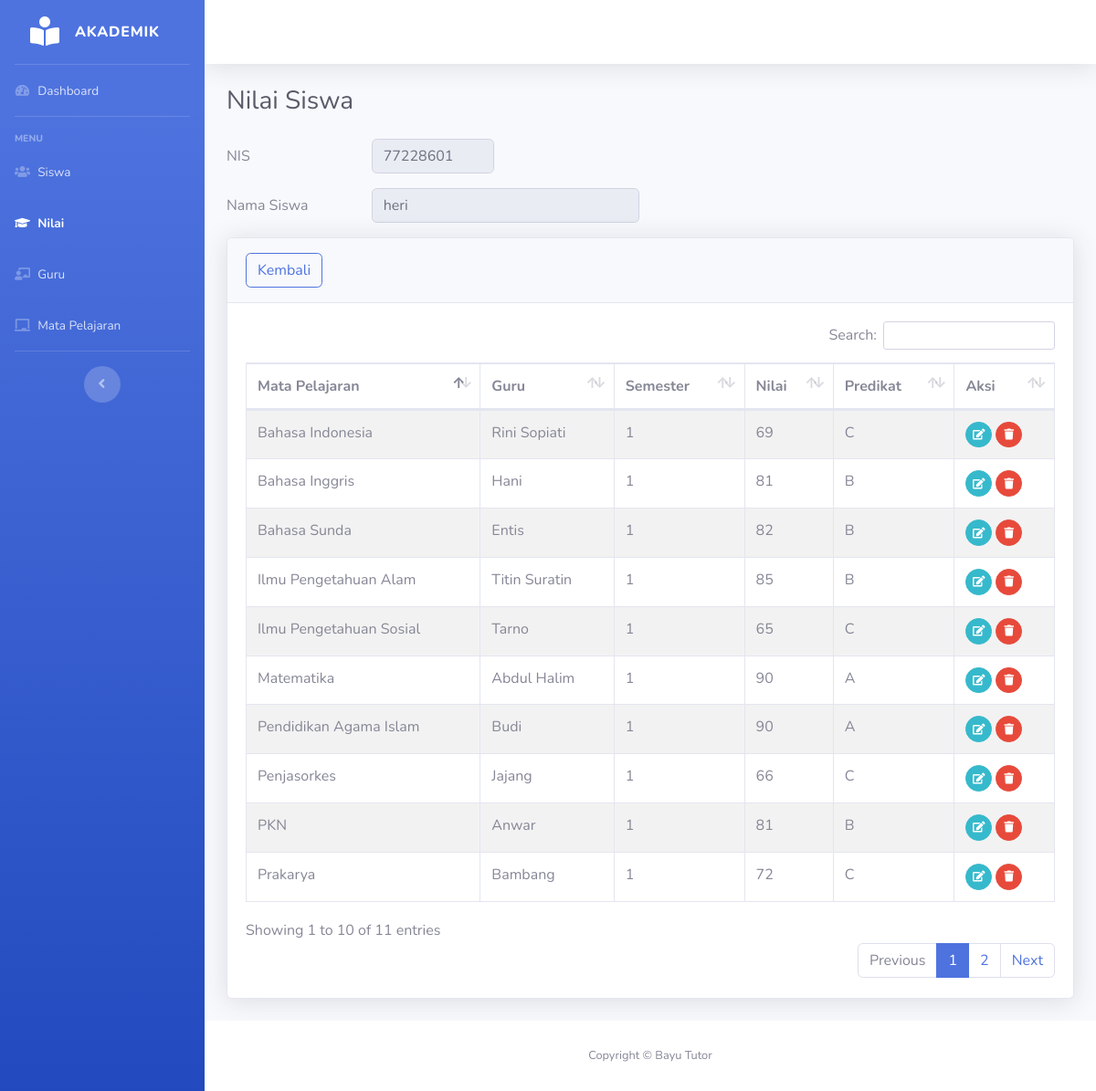
Before: /Aplikasi-Raport-Sederhana/nilai/tampil-nilai.php?nis=77228601 with the older database file.
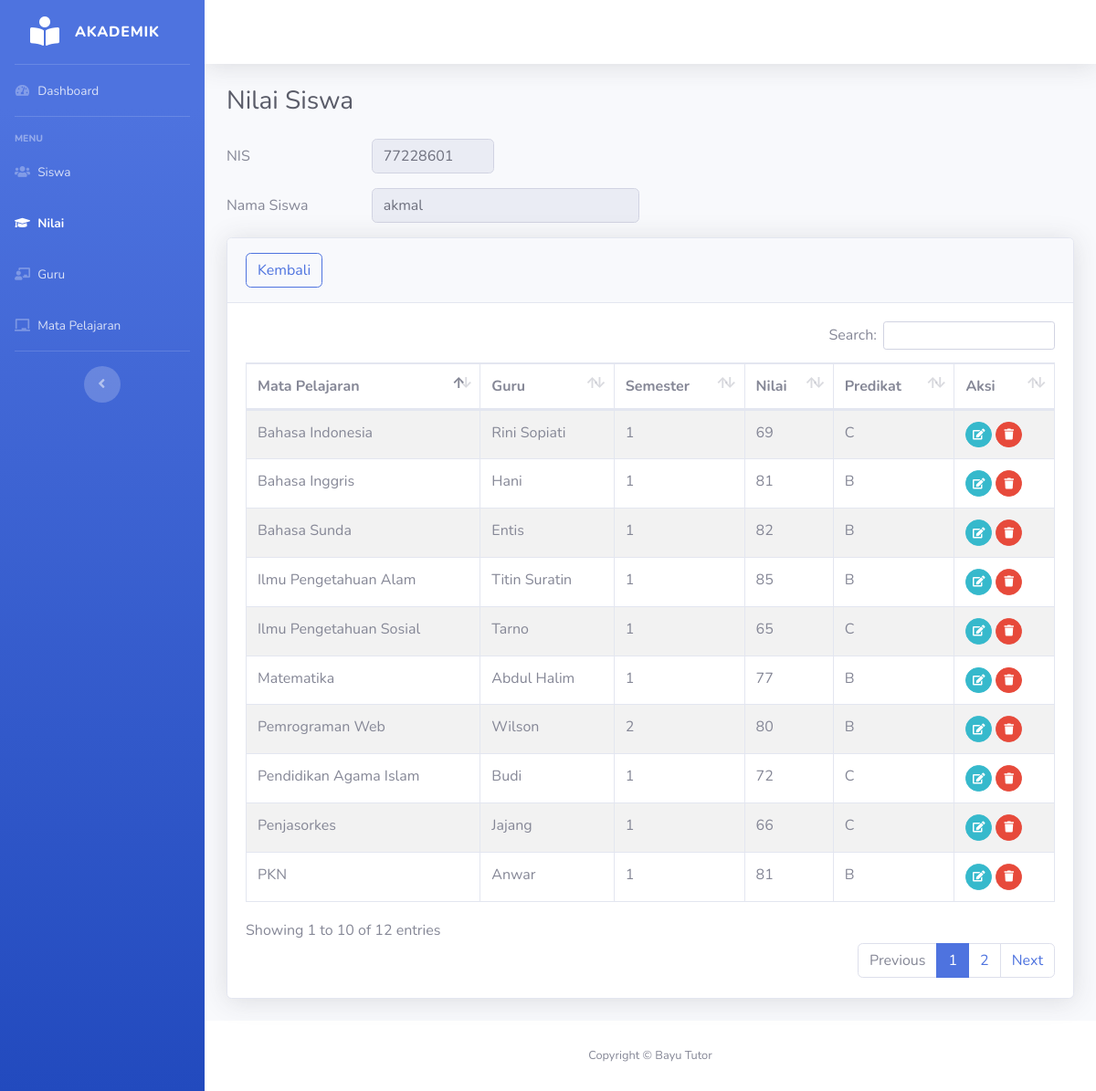
After: the same page with the newer database file.
### tables this page shows
CREATE TABLE `siswa` (
  `nis` varchar(8) NOT NULL,
  `nama` varchar(30) NOT NULL,
  `alamat` varchar(30) DEFAULT NULL,
  `kelas` enum('VII','VIII','IX') NOT NULL,
  `tanggal_lahir` date DEFAULT NULL,
  `jenis_kelamin` enum('L','P') DEFAULT NULL,
  `agama` enum('ISLAM','PROTESTAN','KATHOLIK','HINDU','BUDHA','KONGHUCU','LAINNYA') DEFAULT NULL,
  `orang_tua` varchar(30) DEFAULT NULL,
  `asal_sekolah` varchar(50) NOT NULL
);

CREATE TABLE `nilai` (
  `nis` varchar(8) NOT NULL,
  `kd_mp` int(11) NOT NULL,
  `semester` enum('1','2') DEFAULT NULL,
  `nilai` int(3) DEFAULT NULL,
  `predikat` char(1) DEFAULT NULL
);

CREATE TABLE `mata_pelajaran` (
  `kd_mp` int(11) NOT NULL,
  `nama_mp` varchar(30) DEFAULT NULL
);

CREATE TABLE `guru` (
  `nip` varchar(18) NOT NULL,
  `kd_mp` int(11) DEFAULT NULL,
  `nama_guru` varchar(30) DEFAULT NULL,
  `alamat` varchar(30) DEFAULT NULL,
  `jenis_kelamin` enum('L','P') DEFAULT NULL,
  `agama` enum('ISLAM','PROTESTAN','KATHOLIK','HINDU','BUDHA','KONGHUCU','LAINNYA') DEFAULT NULL
);

### Aplikasi-Raport-Sederhana/functions.php (called while the page is built, shortened)
<?php
function ambilsatubaris($conn, $query)
{
    $db = mysqli_query($conn, $query);
    return mysqli_fetch_assoc($db);
}
	?>

### Aplikasi-Raport-Sederhana/nilai/tampil-nilai.php (the view, shortened to what this page needs)
<?php
include_once("../functions.php");
$title = 'nilai';
if (isset($_GET['nis'])) {
    $nis = $_GET['nis'];
$query = "SELECT siswa.nis, siswa.nama FROM siswa WHERE nis='$nis'";
$tampil = ambilsatubaris($con, $query);
}
?>
<!DOCTYPE html>
<html><head><title>Nilai Siswa</title>
<link href="../assets/vendor/fontawesome-free/css/all.min.css" rel="stylesheet" type="text/css">
<link href="../assets/css/sb-admin-2.min.css" rel="stylesheet">
  <link href="../assets/vendor/datatables/dataTables.bootstrap4.min.css" rel="stylesheet">
<link rel="stylesheet" href="https://cdn.datatables.net/buttons/2.2.3/css/buttons.dataTables.min.css">
</head>
<body id="page-top">
     <div id="wrapper">
       <?php include_once("../layout/sidebar.php") ?>
        <div id="content-wrapper" class="d-flex flex-column">
            <div id="content">
            <?php include_once("../layout/topbar.php") ?>
                <div class="container-fluid">
                    <h1 class="h3 mb-4 text-gray-800">Nilai Siswa</h1>
                    <div class="row mb-3 ">
                    <label class="col-sm-2 col-form-label">NIS</label>
                    <div class="col-sm-2">
                    <input type="text" class="form-control" value="<?= $tampil['nis']  ?>" readonly>
                    </div>
                    </div>
                    <div class="row mb-3">
                    <label class="col-sm-2 col-form-label">Nama Siswa</label>
                    <div class="col-sm-4">
                    <input type="text" class="form-control" value="<?= $tampil['nama'] ?>" readonly>
                    </div>
                    </div>
                    <div class="card shadow mb-4">
                        <div class="card-header py-3">
                            <a href="javascript:void(0)" onclick="window.history.back();" ><button type="button" class="btn btn-outline-primary rounded">Kembali</button></a>
                        </div>
                        <div class="card-body">
<?php
$db=dbConnect();
if($db->connect_errno==0){
	$sql="SELECT siswa.nis, nilai.kd_mp, nama_mp, nama_guru, semester,nilai, predikat FROM nilai, mata_pelajaran, siswa, guru
                            WHERE nilai.kd_mp = mata_pelajaran.kd_mp
                            AND mata_pelajaran.kd_mp = guru.kd_mp
                            AND siswa.nis = $nis AND  nilai.nis = $nis";
	$res=$db->query($sql);
	if($res){
		?>
        <div class="table-responsive">
             <table class="table table-bordered table-striped" id="dataTable" width="100%" cellspacing="0">
        <thead>
		<tr><th>Mata Pelajaran</th>
            <th>Guru</th>
            <th>Semester</th>
            <th>Nilai</th>
            <th>Predikat</th>
            <th>Aksi</th>
			</tr></thead>
		<tbody>
		 <?php
            $data = $res->fetch_all(MYSQLI_ASSOC);
            foreach($data as $row){
            ?>
            <tr>
                <td><?= $row['nama_mp']; ?></td>
                <td><?= $row['nama_guru'] ?></td>
                <td><?= $row['semester']?></td>
                <td><?= $row['nilai']; ?></td>
                <td><?= $row['predikat']; ?></td>
                <td>
                    <a href="nilai-edit.php?nis=<?= $row['nis'];?>&kd_mp=<?=$row['kd_mp'];?>" class="btn btn-info btn-circle btn-sm">
                    <i class="fas fa-edit"></i>
                    </a>
                    <a href="nilai-hapus.php?nis=<?= $row['nis'];?>&kd_mp=<?=$row['kd_mp'];?>" class="btn btn-danger btn-circle btn-sm hapus">
                    <i class="fas fa-trash"></i>
                    </a>
                </td>
            </tr>
                <?php
        }
        ?>
		</tbody>
		</table>
		<?php
	}else
		echo "Gagal Eksekusi SQL".(DEVELOPMENT?" : ".$db->error:"")."<br>";
}
else
	echo "Gagal koneksi".(DEVELOPMENT?" : ".$db->connect_error:"")."<br>";
?>
      </div>
                        </div>
                </div>
            </div>
            <?php include_once("../layout/footer.php") ?>
        </div>
        </div>
</body>
</html>

### Aplikasi-Raport-Sederhana/layout/sidebar.php
<ul class="navbar-nav bg-gradient-primary sidebar sidebar-dark accordion" id="accordionSidebar">
    <a class="sidebar-brand d-flex align-items-center justify-content-center" href="../../../index.html">
        <div class="sidebar-brand-icon ">
            <i class="fas fa-book-reader"></i>
        </div>
        <div class="sidebar-brand-text mx-3">Akademik</div>
    </a>
    <hr class="sidebar-divider my-0">
    <li class="nav-item <?php if($title == 'dashboard') echo "active" ?>">
        <a class="nav-link" href="../index.php">
            <i class="fas fa-fw fa-tachometer-alt"></i>
            <span>Dashboard</span></a>
    </li>
    <hr class="sidebar-divider">
    <div class="sidebar-heading">
        Menu
    </div>
    <li class="nav-item <?php if($title == 'siswa') echo 'active' ?>">
        <a class="nav-link" href="../siswa/siswa.php">
            <i class="fas fa-fw fa-users"></i>
            <span>Siswa</span>
        </a>
    </li>
    <li class="nav-item <?php if($title == 'nilai') echo 'active' ?>">
        <a class="nav-link" href="../nilai/nilai.php">
             <i class="fas fa-fw fa-graduation-cap"></i>
            <span>Nilai</span>
        </a>
    </li>
    <li class="nav-item <?php if($title == 'guru') echo 'active' ?>">
        <a class="nav-link" href="../guru/guru.php">
            <i class="fas fa-fw fa-chalkboard-teacher"></i>
            <span>Guru</span>
        </a>
    </li>
    <li class="nav-item <?php if($title == 'mata-pelajaran') echo 'active' ?>">
        <a class="nav-link" href="../mata-pelajaran/mata-pelajaran.php">
            <i class="fas fa-fw fa-chalkboard"></i>
            <span>Mata Pelajaran</span>
        </a>
    </li>
    <hr class="sidebar-divider d-none d-md-block">
    <div class="text-center d-none d-md-inline">
        <button class="rounded-circle border-0" id="sidebarToggle"></button>
    </div>
</ul>

### Aplikasi-Raport-Sederhana/layout/topbar.php (shortened to what this page needs)
<nav class="navbar navbar-expand navbar-light bg-white topbar mb-4 static-top shadow">
</nav>

### Aplikasi-Raport-Sederhana/layout/footer.php
<footer class="sticky-footer bg-white">
                <div class="container my-auto">
                    <div class="copyright text-center my-auto">
                        <span>Copyright &copy; Bayu Tutor </span>
                    </div>
                </div>
</footer>

Changed rows visible on the page:
removed nilai: kd_mp.nama_mp "Prakarya", guru.nama_guru "Bambang", semester "1", nilai "72", predikat "C"
changed siswa id 77228601: nama "heri" → "akmal"
changed nilai "Pendidikan Agama Islam": nilai "90" → "72"; predikat "A" → "C"
changed nilai "Matematika": nilai "90" → "77"; predikat "A" → "B"
added nilai: kd_mp.nama_mp "Pemrograman Web", guru.nama_guru "Wilson", semester "2", nilai "80", predikat "B"
Other visible differences:
text written by a page script: "Search: Showing 1 to 10 of 11 entries Previous 1 2 Next" → "Search: Showing 1 to 10 of 12 entries Previous 1 2 Next"
